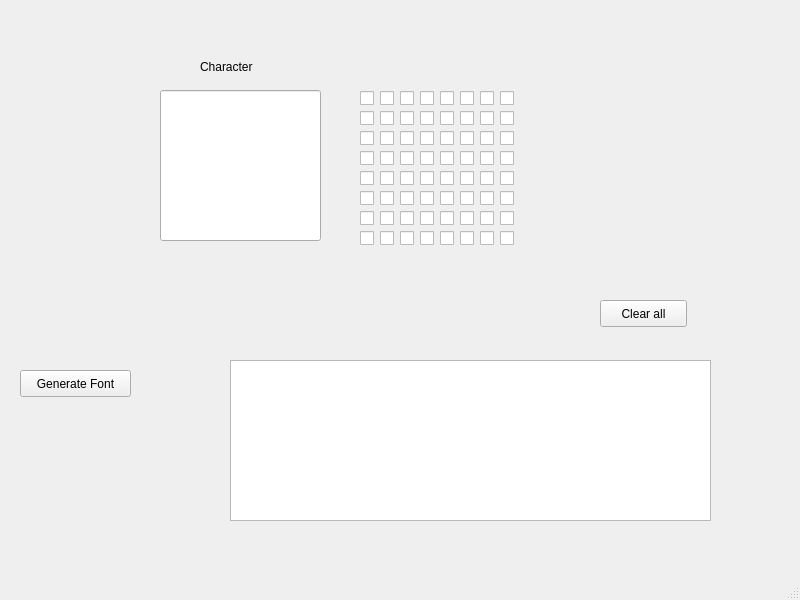
<?xml version="1.0" encoding="UTF-8"?>
<ui version="4.0">
 <class>MainWindow</class>
 <widget class="QMainWindow" name="MainWindow">
  <property name="geometry">
   <rect>
    <x>0</x>
    <y>0</y>
    <width>800</width>
    <height>600</height>
   </rect>
  </property>
  <property name="windowTitle">
   <string>MainWindow</string>
  </property>
  <widget class="QWidget" name="centralwidget">
   <widget class="QCheckBox" name="pixel_1_1">
    <property name="geometry">
     <rect>
      <x>360</x>
      <y>90</y>
      <width>16</width>
      <height>16</height>
     </rect>
    </property>
   </widget>
   <widget class="QCheckBox" name="pixel_1_2">
    <property name="geometry">
     <rect>
      <x>360</x>
      <y>110</y>
      <width>16</width>
      <height>16</height>
     </rect>
    </property>
   </widget>
   <widget class="QCheckBox" name="pixel_1_3">
    <property name="geometry">
     <rect>
      <x>360</x>
      <y>130</y>
      <width>16</width>
      <height>16</height>
     </rect>
    </property>
   </widget>
   <widget class="QCheckBox" name="pixel_1_4">
    <property name="geometry">
     <rect>
      <x>360</x>
      <y>150</y>
      <width>16</width>
      <height>16</height>
     </rect>
    </property>
   </widget>
   <widget class="QCheckBox" name="pixel_1_5">
    <property name="geometry">
     <rect>
      <x>360</x>
      <y>170</y>
      <width>16</width>
      <height>16</height>
     </rect>
    </property>
   </widget>
   <widget class="QCheckBox" name="pixel_1_6">
    <property name="geometry">
     <rect>
      <x>360</x>
      <y>190</y>
      <width>16</width>
      <height>16</height>
     </rect>
    </property>
   </widget>
   <widget class="QCheckBox" name="pixel_1_7">
    <property name="geometry">
     <rect>
      <x>360</x>
      <y>210</y>
      <width>16</width>
      <height>16</height>
     </rect>
    </property>
   </widget>
   <widget class="QCheckBox" name="pixel_1_8">
    <property name="geometry">
     <rect>
      <x>360</x>
      <y>230</y>
      <width>16</width>
      <height>16</height>
     </rect>
    </property>
   </widget>
   <widget class="QCheckBox" name="pixel_2_1">
    <property name="geometry">
     <rect>
      <x>380</x>
      <y>90</y>
      <width>16</width>
      <height>16</height>
     </rect>
    </property>
   </widget>
   <widget class="QCheckBox" name="pixel_2_2">
    <property name="geometry">
     <rect>
      <x>380</x>
      <y>110</y>
      <width>16</width>
      <height>16</height>
     </rect>
    </property>
   </widget>
   <widget class="QCheckBox" name="pixel_2_3">
    <property name="geometry">
     <rect>
      <x>380</x>
      <y>130</y>
      <width>16</width>
      <height>16</height>
     </rect>
    </property>
   </widget>
   <widget class="QCheckBox" name="pixel_2_4">
    <property name="geometry">
     <rect>
      <x>380</x>
      <y>150</y>
      <width>16</width>
      <height>16</height>
     </rect>
    </property>
   </widget>
   <widget class="QCheckBox" name="pixel_2_5">
    <property name="geometry">
     <rect>
      <x>380</x>
      <y>170</y>
      <width>16</width>
      <height>16</height>
     </rect>
    </property>
   </widget>
   <widget class="QCheckBox" name="pixel_2_6">
    <property name="geometry">
     <rect>
      <x>380</x>
      <y>190</y>
      <width>16</width>
      <height>16</height>
     </rect>
    </property>
   </widget>
   <widget class="QCheckBox" name="pixel_2_7">
    <property name="geometry">
     <rect>
      <x>380</x>
      <y>210</y>
      <width>16</width>
      <height>16</height>
     </rect>
    </property>
   </widget>
   <widget class="QCheckBox" name="pixel_2_8">
    <property name="geometry">
     <rect>
      <x>380</x>
      <y>230</y>
      <width>16</width>
      <height>16</height>
     </rect>
    </property>
   </widget>
   <widget class="QCheckBox" name="pixel_3_1">
    <property name="geometry">
     <rect>
      <x>400</x>
      <y>90</y>
      <width>16</width>
      <height>16</height>
     </rect>
    </property>
   </widget>
   <widget class="QCheckBox" name="pixel_3_2">
    <property name="geometry">
     <rect>
      <x>400</x>
      <y>110</y>
      <width>16</width>
      <height>16</height>
     </rect>
    </property>
   </widget>
   <widget class="QCheckBox" name="pixel_3_3">
    <property name="geometry">
     <rect>
      <x>400</x>
      <y>130</y>
      <width>16</width>
      <height>16</height>
     </rect>
    </property>
   </widget>
   <widget class="QCheckBox" name="pixel_3_4">
    <property name="geometry">
     <rect>
      <x>400</x>
      <y>150</y>
      <width>16</width>
      <height>16</height>
     </rect>
    </property>
   </widget>
   <widget class="QCheckBox" name="pixel_3_5">
    <property name="geometry">
     <rect>
      <x>400</x>
      <y>170</y>
      <width>16</width>
      <height>16</height>
     </rect>
    </property>
   </widget>
   <widget class="QCheckBox" name="pixel_3_6">
    <property name="geometry">
     <rect>
      <x>400</x>
      <y>190</y>
      <width>16</width>
      <height>16</height>
     </rect>
    </property>
   </widget>
   <widget class="QCheckBox" name="pixel_3_7">
    <property name="geometry">
     <rect>
      <x>400</x>
      <y>210</y>
      <width>16</width>
      <height>16</height>
     </rect>
    </property>
   </widget>
   <widget class="QCheckBox" name="pixel_3_8">
    <property name="geometry">
     <rect>
      <x>400</x>
      <y>230</y>
      <width>16</width>
      <height>16</height>
     </rect>
    </property>
   </widget>
   <widget class="QCheckBox" name="pixel_4_1">
    <property name="geometry">
     <rect>
      <x>420</x>
      <y>90</y>
      <width>16</width>
      <height>16</height>
     </rect>
    </property>
   </widget>
   <widget class="QCheckBox" name="pixel_4_2">
    <property name="geometry">
     <rect>
      <x>420</x>
      <y>110</y>
      <width>16</width>
      <height>16</height>
     </rect>
    </property>
   </widget>
   <widget class="QCheckBox" name="pixel_4_3">
    <property name="geometry">
     <rect>
      <x>420</x>
      <y>130</y>
      <width>16</width>
      <height>16</height>
     </rect>
    </property>
   </widget>
   <widget class="QCheckBox" name="pixel_4_4">
    <property name="geometry">
     <rect>
      <x>420</x>
      <y>150</y>
      <width>16</width>
      <height>16</height>
     </rect>
    </property>
   </widget>
   <widget class="QCheckBox" name="pixel_4_5">
    <property name="geometry">
     <rect>
      <x>420</x>
      <y>170</y>
      <width>16</width>
      <height>16</height>
     </rect>
    </property>
   </widget>
   <widget class="QCheckBox" name="pixel_4_6">
    <property name="geometry">
     <rect>
      <x>420</x>
      <y>190</y>
      <width>16</width>
      <height>16</height>
     </rect>
    </property>
   </widget>
   <widget class="QCheckBox" name="pixel_4_7">
    <property name="geometry">
     <rect>
      <x>420</x>
      <y>210</y>
      <width>16</width>
      <height>16</height>
     </rect>
    </property>
   </widget>
   <widget class="QCheckBox" name="pixel_4_8">
    <property name="geometry">
     <rect>
      <x>420</x>
      <y>230</y>
      <width>16</width>
      <height>16</height>
     </rect>
    </property>
   </widget>
   <widget class="QCheckBox" name="pixel_5_1">
    <property name="geometry">
     <rect>
      <x>440</x>
      <y>90</y>
      <width>16</width>
      <height>16</height>
     </rect>
    </property>
   </widget>
   <widget class="QCheckBox" name="pixel_5_2">
    <property name="geometry">
     <rect>
      <x>440</x>
      <y>110</y>
      <width>16</width>
      <height>16</height>
     </rect>
    </property>
   </widget>
   <widget class="QCheckBox" name="pixel_5_3">
    <property name="geometry">
     <rect>
      <x>440</x>
      <y>130</y>
      <width>16</width>
      <height>16</height>
     </rect>
    </property>
   </widget>
   <widget class="QCheckBox" name="pixel_5_4">
    <property name="geometry">
     <rect>
      <x>440</x>
      <y>150</y>
      <width>16</width>
      <height>16</height>
     </rect>
    </property>
   </widget>
   <widget class="QCheckBox" name="pixel_5_5">
    <property name="geometry">
     <rect>
      <x>440</x>
      <y>170</y>
      <width>16</width>
      <height>16</height>
     </rect>
    </property>
   </widget>
   <widget class="QCheckBox" name="pixel_5_6">
    <property name="geometry">
     <rect>
      <x>440</x>
      <y>190</y>
      <width>16</width>
      <height>16</height>
     </rect>
    </property>
   </widget>
   <widget class="QCheckBox" name="pixel_5_7">
    <property name="geometry">
     <rect>
      <x>440</x>
      <y>210</y>
      <width>16</width>
      <height>16</height>
     </rect>
    </property>
   </widget>
   <widget class="QCheckBox" name="pixel_5_8">
    <property name="geometry">
     <rect>
      <x>440</x>
      <y>230</y>
      <width>16</width>
      <height>16</height>
     </rect>
    </property>
   </widget>
   <widget class="QCheckBox" name="pixel_6_1">
    <property name="geometry">
     <rect>
      <x>460</x>
      <y>90</y>
      <width>16</width>
      <height>16</height>
     </rect>
    </property>
   </widget>
   <widget class="QCheckBox" name="pixel_6_2">
    <property name="geometry">
     <rect>
      <x>460</x>
      <y>110</y>
      <width>16</width>
      <height>16</height>
     </rect>
    </property>
   </widget>
   <widget class="QCheckBox" name="pixel_6_3">
    <property name="geometry">
     <rect>
      <x>460</x>
      <y>130</y>
      <width>16</width>
      <height>16</height>
     </rect>
    </property>
   </widget>
   <widget class="QCheckBox" name="pixel_6_4">
    <property name="geometry">
     <rect>
      <x>460</x>
      <y>150</y>
      <width>16</width>
      <height>16</height>
     </rect>
    </property>
   </widget>
   <widget class="QCheckBox" name="pixel_6_5">
    <property name="geometry">
     <rect>
      <x>460</x>
      <y>170</y>
      <width>16</width>
      <height>16</height>
     </rect>
    </property>
   </widget>
   <widget class="QCheckBox" name="pixel_6_6">
    <property name="geometry">
     <rect>
      <x>460</x>
      <y>190</y>
      <width>16</width>
      <height>16</height>
     </rect>
    </property>
   </widget>
   <widget class="QCheckBox" name="pixel_6_7">
    <property name="geometry">
     <rect>
      <x>460</x>
      <y>210</y>
      <width>16</width>
      <height>16</height>
     </rect>
    </property>
   </widget>
   <widget class="QCheckBox" name="pixel_6_8">
    <property name="geometry">
     <rect>
      <x>460</x>
      <y>230</y>
      <width>16</width>
      <height>16</height>
     </rect>
    </property>
   </widget>
   <widget class="QCheckBox" name="pixel_7_1">
    <property name="geometry">
     <rect>
      <x>480</x>
      <y>90</y>
      <width>16</width>
      <height>16</height>
     </rect>
    </property>
   </widget>
   <widget class="QCheckBox" name="pixel_7_2">
    <property name="geometry">
     <rect>
      <x>480</x>
      <y>110</y>
      <width>16</width>
      <height>16</height>
     </rect>
    </property>
   </widget>
   <widget class="QCheckBox" name="pixel_7_3">
    <property name="geometry">
     <rect>
      <x>480</x>
      <y>130</y>
      <width>16</width>
      <height>16</height>
     </rect>
    </property>
   </widget>
   <widget class="QCheckBox" name="pixel_7_4">
    <property name="geometry">
     <rect>
      <x>480</x>
      <y>150</y>
      <width>16</width>
      <height>16</height>
     </rect>
    </property>
   </widget>
   <widget class="QCheckBox" name="pixel_7_5">
    <property name="geometry">
     <rect>
      <x>480</x>
      <y>170</y>
      <width>16</width>
      <height>16</height>
     </rect>
    </property>
   </widget>
   <widget class="QCheckBox" name="pixel_7_6">
    <property name="geometry">
     <rect>
      <x>480</x>
      <y>190</y>
      <width>16</width>
      <height>16</height>
     </rect>
    </property>
   </widget>
   <widget class="QCheckBox" name="pixel_7_7">
    <property name="geometry">
     <rect>
      <x>480</x>
      <y>210</y>
      <width>16</width>
      <height>16</height>
     </rect>
    </property>
   </widget>
   <widget class="QCheckBox" name="pixel_7_8">
    <property name="geometry">
     <rect>
      <x>480</x>
      <y>230</y>
      <width>16</width>
      <height>16</height>
     </rect>
    </property>
   </widget>
   <widget class="QCheckBox" name="pixel_8_1">
    <property name="geometry">
     <rect>
      <x>500</x>
      <y>90</y>
      <width>16</width>
      <height>16</height>
     </rect>
    </property>
   </widget>
   <widget class="QCheckBox" name="pixel_8_2">
    <property name="geometry">
     <rect>
      <x>500</x>
      <y>110</y>
      <width>16</width>
      <height>16</height>
     </rect>
    </property>
   </widget>
   <widget class="QCheckBox" name="pixel_8_3">
    <property name="geometry">
     <rect>
      <x>500</x>
      <y>130</y>
      <width>16</width>
      <height>16</height>
     </rect>
    </property>
   </widget>
   <widget class="QCheckBox" name="pixel_8_4">
    <property name="geometry">
     <rect>
      <x>500</x>
      <y>150</y>
      <width>16</width>
      <height>16</height>
     </rect>
    </property>
   </widget>
   <widget class="QCheckBox" name="pixel_8_5">
    <property name="geometry">
     <rect>
      <x>500</x>
      <y>170</y>
      <width>16</width>
      <height>16</height>
     </rect>
    </property>
   </widget>
   <widget class="QCheckBox" name="pixel_8_6">
    <property name="geometry">
     <rect>
      <x>500</x>
      <y>190</y>
      <width>16</width>
      <height>16</height>
     </rect>
    </property>
   </widget>
   <widget class="QCheckBox" name="pixel_8_7">
    <property name="geometry">
     <rect>
      <x>500</x>
      <y>210</y>
      <width>16</width>
      <height>16</height>
     </rect>
    </property>
   </widget>
   <widget class="QCheckBox" name="pixel_8_8">
    <property name="geometry">
     <rect>
      <x>500</x>
      <y>230</y>
      <width>16</width>
      <height>16</height>
     </rect>
    </property>
   </widget>
   <widget class="KLed" name="led_1_1">
    <property name="geometry">
     <rect>
      <x>550</x>
      <y>90</y>
      <width>16</width>
      <height>16</height>
     </rect>
    </property>
   </widget>
   <widget class="KLed" name="led_1_2">
    <property name="geometry">
     <rect>
      <x>550</x>
      <y>110</y>
      <width>16</width>
      <height>16</height>
     </rect>
    </property>
   </widget>
   <widget class="KLed" name="led_1_3">
    <property name="geometry">
     <rect>
      <x>550</x>
      <y>130</y>
      <width>16</width>
      <height>16</height>
     </rect>
    </property>
   </widget>
   <widget class="KLed" name="led_1_4">
    <property name="geometry">
     <rect>
      <x>550</x>
      <y>150</y>
      <width>16</width>
      <height>16</height>
     </rect>
    </property>
   </widget>
   <widget class="KLed" name="led_1_5">
    <property name="geometry">
     <rect>
      <x>550</x>
      <y>170</y>
      <width>16</width>
      <height>16</height>
     </rect>
    </property>
   </widget>
   <widget class="KLed" name="led_1_6">
    <property name="geometry">
     <rect>
      <x>550</x>
      <y>190</y>
      <width>16</width>
      <height>16</height>
     </rect>
    </property>
   </widget>
   <widget class="KLed" name="led_1_7">
    <property name="geometry">
     <rect>
      <x>550</x>
      <y>210</y>
      <width>16</width>
      <height>16</height>
     </rect>
    </property>
   </widget>
   <widget class="KLed" name="led_1_8">
    <property name="geometry">
     <rect>
      <x>550</x>
      <y>230</y>
      <width>16</width>
      <height>16</height>
     </rect>
    </property>
   </widget>
   <widget class="KLed" name="led_2_1">
    <property name="geometry">
     <rect>
      <x>570</x>
      <y>90</y>
      <width>16</width>
      <height>16</height>
     </rect>
    </property>
   </widget>
   <widget class="KLed" name="led_2_2">
    <property name="geometry">
     <rect>
      <x>570</x>
      <y>110</y>
      <width>16</width>
      <height>16</height>
     </rect>
    </property>
   </widget>
   <widget class="KLed" name="led_2_3">
    <property name="geometry">
     <rect>
      <x>570</x>
      <y>130</y>
      <width>16</width>
      <height>16</height>
     </rect>
    </property>
   </widget>
   <widget class="KLed" name="led_2_4">
    <property name="geometry">
     <rect>
      <x>570</x>
      <y>150</y>
      <width>16</width>
      <height>16</height>
     </rect>
    </property>
   </widget>
   <widget class="KLed" name="led_2_5">
    <property name="geometry">
     <rect>
      <x>570</x>
      <y>170</y>
      <width>16</width>
      <height>16</height>
     </rect>
    </property>
   </widget>
   <widget class="KLed" name="led_2_6">
    <property name="geometry">
     <rect>
      <x>570</x>
      <y>190</y>
      <width>16</width>
      <height>16</height>
     </rect>
    </property>
   </widget>
   <widget class="KLed" name="led_2_7">
    <property name="geometry">
     <rect>
      <x>570</x>
      <y>210</y>
      <width>16</width>
      <height>16</height>
     </rect>
    </property>
   </widget>
   <widget class="KLed" name="led_2_8">
    <property name="geometry">
     <rect>
      <x>570</x>
      <y>230</y>
      <width>16</width>
      <height>16</height>
     </rect>
    </property>
   </widget>
   <widget class="KLed" name="led_3_1">
    <property name="geometry">
     <rect>
      <x>590</x>
      <y>90</y>
      <width>16</width>
      <height>16</height>
     </rect>
    </property>
   </widget>
   <widget class="KLed" name="led_3_2">
    <property name="geometry">
     <rect>
      <x>590</x>
      <y>110</y>
      <width>16</width>
      <height>16</height>
     </rect>
    </property>
   </widget>
   <widget class="KLed" name="led_3_3">
    <property name="geometry">
     <rect>
      <x>590</x>
      <y>130</y>
      <width>16</width>
      <height>16</height>
     </rect>
    </property>
   </widget>
   <widget class="KLed" name="led_3_4">
    <property name="geometry">
     <rect>
      <x>590</x>
      <y>150</y>
      <width>16</width>
      <height>16</height>
     </rect>
    </property>
   </widget>
   <widget class="KLed" name="led_3_5">
    <property name="geometry">
     <rect>
      <x>590</x>
      <y>170</y>
      <width>16</width>
      <height>16</height>
     </rect>
    </property>
   </widget>
   <widget class="KLed" name="led_3_6">
    <property name="geometry">
     <rect>
      <x>590</x>
      <y>190</y>
      <width>16</width>
      <height>16</height>
     </rect>
    </property>
   </widget>
   <widget class="KLed" name="led_3_7">
    <property name="geometry">
     <rect>
      <x>590</x>
      <y>210</y>
      <width>16</width>
      <height>16</height>
     </rect>
    </property>
   </widget>
   <widget class="KLed" name="led_3_8">
    <property name="geometry">
     <rect>
      <x>590</x>
      <y>230</y>
      <width>16</width>
      <height>16</height>
     </rect>
    </property>
   </widget>
   <widget class="KLed" name="led_4_1">
    <property name="geometry">
     <rect>
      <x>610</x>
      <y>90</y>
      <width>16</width>
      <height>16</height>
     </rect>
    </property>
   </widget>
   <widget class="KLed" name="led_4_2">
    <property name="geometry">
     <rect>
      <x>610</x>
      <y>110</y>
      <width>16</width>
      <height>16</height>
     </rect>
    </property>
   </widget>
   <widget class="KLed" name="led_4_3">
    <property name="geometry">
     <rect>
      <x>610</x>
      <y>130</y>
      <width>16</width>
      <height>16</height>
     </rect>
    </property>
   </widget>
   <widget class="KLed" name="led_4_4">
    <property name="geometry">
     <rect>
      <x>610</x>
      <y>150</y>
      <width>16</width>
      <height>16</height>
     </rect>
    </property>
   </widget>
   <widget class="KLed" name="led_4_5">
    <property name="geometry">
     <rect>
      <x>610</x>
      <y>170</y>
      <width>16</width>
      <height>16</height>
     </rect>
    </property>
   </widget>
   <widget class="KLed" name="led_4_6">
    <property name="geometry">
     <rect>
      <x>610</x>
      <y>190</y>
      <width>16</width>
      <height>16</height>
     </rect>
    </property>
   </widget>
   <widget class="KLed" name="led_4_7">
    <property name="geometry">
     <rect>
      <x>610</x>
      <y>210</y>
      <width>16</width>
      <height>16</height>
     </rect>
    </property>
   </widget>
   <widget class="KLed" name="led_4_8">
    <property name="geometry">
     <rect>
      <x>610</x>
      <y>230</y>
      <width>16</width>
      <height>16</height>
     </rect>
    </property>
   </widget>
   <widget class="KLed" name="led_5_1">
    <property name="geometry">
     <rect>
      <x>630</x>
      <y>90</y>
      <width>16</width>
      <height>16</height>
     </rect>
    </property>
   </widget>
   <widget class="KLed" name="led_5_2">
    <property name="geometry">
     <rect>
      <x>630</x>
      <y>110</y>
      <width>16</width>
      <height>16</height>
     </rect>
    </property>
   </widget>
   <widget class="KLed" name="led_5_3">
    <property name="geometry">
     <rect>
      <x>630</x>
      <y>130</y>
      <width>16</width>
      <height>16</height>
     </rect>
    </property>
   </widget>
   <widget class="KLed" name="led_5_4">
    <property name="geometry">
     <rect>
      <x>630</x>
      <y>150</y>
      <width>16</width>
      <height>16</height>
     </rect>
    </property>
   </widget>
   <widget class="KLed" name="led_5_5">
    <property name="geometry">
     <rect>
      <x>630</x>
      <y>170</y>
      <width>16</width>
      <height>16</height>
     </rect>
    </property>
   </widget>
   <widget class="KLed" name="led_5_6">
    <property name="geometry">
     <rect>
      <x>630</x>
      <y>190</y>
      <width>16</width>
      <height>16</height>
     </rect>
    </property>
   </widget>
   <widget class="KLed" name="led_5_7">
    <property name="geometry">
     <rect>
      <x>630</x>
      <y>210</y>
      <width>16</width>
      <height>16</height>
     </rect>
    </property>
   </widget>
   <widget class="KLed" name="led_5_8">
    <property name="geometry">
     <rect>
      <x>630</x>
      <y>230</y>
      <width>16</width>
      <height>16</height>
     </rect>
    </property>
   </widget>
   <widget class="KLed" name="led_6_1">
    <property name="geometry">
     <rect>
      <x>650</x>
      <y>90</y>
      <width>16</width>
      <height>16</height>
     </rect>
    </property>
   </widget>
   <widget class="KLed" name="led_6_2">
    <property name="geometry">
     <rect>
      <x>650</x>
      <y>110</y>
      <width>16</width>
      <height>16</height>
     </rect>
    </property>
   </widget>
   <widget class="KLed" name="led_6_3">
    <property name="geometry">
     <rect>
      <x>650</x>
      <y>130</y>
      <width>16</width>
      <height>16</height>
     </rect>
    </property>
   </widget>
   <widget class="KLed" name="led_6_4">
    <property name="geometry">
     <rect>
      <x>650</x>
      <y>150</y>
      <width>16</width>
      <height>16</height>
     </rect>
    </property>
   </widget>
   <widget class="KLed" name="led_6_5">
    <property name="geometry">
     <rect>
      <x>650</x>
      <y>170</y>
      <width>16</width>
      <height>16</height>
     </rect>
    </property>
   </widget>
   <widget class="KLed" name="led_6_6">
    <property name="geometry">
     <rect>
      <x>650</x>
      <y>190</y>
      <width>16</width>
      <height>16</height>
     </rect>
    </property>
   </widget>
   <widget class="KLed" name="led_6_7">
    <property name="geometry">
     <rect>
      <x>650</x>
      <y>210</y>
      <width>16</width>
      <height>16</height>
     </rect>
    </property>
   </widget>
   <widget class="KLed" name="led_6_8">
    <property name="geometry">
     <rect>
      <x>650</x>
      <y>230</y>
      <width>16</width>
      <height>16</height>
     </rect>
    </property>
   </widget>
   <widget class="KLed" name="led_7_1">
    <property name="geometry">
     <rect>
      <x>670</x>
      <y>90</y>
      <width>16</width>
      <height>16</height>
     </rect>
    </property>
   </widget>
   <widget class="KLed" name="led_7_2">
    <property name="geometry">
     <rect>
      <x>670</x>
      <y>110</y>
      <width>16</width>
      <height>16</height>
     </rect>
    </property>
   </widget>
   <widget class="KLed" name="led_7_3">
    <property name="geometry">
     <rect>
      <x>670</x>
      <y>130</y>
      <width>16</width>
      <height>16</height>
     </rect>
    </property>
   </widget>
   <widget class="KLed" name="led_7_4">
    <property name="geometry">
     <rect>
      <x>670</x>
      <y>150</y>
      <width>16</width>
      <height>16</height>
     </rect>
    </property>
   </widget>
   <widget class="KLed" name="led_7_5">
    <property name="geometry">
     <rect>
      <x>670</x>
      <y>170</y>
      <width>16</width>
      <height>16</height>
     </rect>
    </property>
   </widget>
   <widget class="KLed" name="led_7_6">
    <property name="geometry">
     <rect>
      <x>670</x>
      <y>190</y>
      <width>16</width>
      <height>16</height>
     </rect>
    </property>
   </widget>
   <widget class="KLed" name="led_7_7">
    <property name="geometry">
     <rect>
      <x>670</x>
      <y>210</y>
      <width>16</width>
      <height>16</height>
     </rect>
    </property>
   </widget>
   <widget class="KLed" name="led_7_8">
    <property name="geometry">
     <rect>
      <x>670</x>
      <y>230</y>
      <width>16</width>
      <height>16</height>
     </rect>
    </property>
   </widget>
   <widget class="KLed" name="led_8_1">
    <property name="geometry">
     <rect>
      <x>690</x>
      <y>90</y>
      <width>16</width>
      <height>16</height>
     </rect>
    </property>
   </widget>
   <widget class="KLed" name="led_8_2">
    <property name="geometry">
     <rect>
      <x>690</x>
      <y>110</y>
      <width>16</width>
      <height>16</height>
     </rect>
    </property>
   </widget>
   <widget class="KLed" name="led_8_3">
    <property name="geometry">
     <rect>
      <x>690</x>
      <y>130</y>
      <width>16</width>
      <height>16</height>
     </rect>
    </property>
   </widget>
   <widget class="KLed" name="led_8_4">
    <property name="geometry">
     <rect>
      <x>690</x>
      <y>150</y>
      <width>16</width>
      <height>16</height>
     </rect>
    </property>
   </widget>
   <widget class="KLed" name="led_8_5">
    <property name="geometry">
     <rect>
      <x>690</x>
      <y>170</y>
      <width>16</width>
      <height>16</height>
     </rect>
    </property>
   </widget>
   <widget class="KLed" name="led_8_6">
    <property name="geometry">
     <rect>
      <x>690</x>
      <y>190</y>
      <width>16</width>
      <height>16</height>
     </rect>
    </property>
   </widget>
   <widget class="KLed" name="led_8_7">
    <property name="geometry">
     <rect>
      <x>690</x>
      <y>210</y>
      <width>16</width>
      <height>16</height>
     </rect>
    </property>
   </widget>
   <widget class="KLed" name="led_8_8">
    <property name="geometry">
     <rect>
      <x>690</x>
      <y>230</y>
      <width>16</width>
      <height>16</height>
     </rect>
    </property>
   </widget>
   <widget class="QPushButton" name="generate_font">
    <property name="geometry">
     <rect>
      <x>20</x>
      <y>370</y>
      <width>111</width>
      <height>27</height>
     </rect>
    </property>
    <property name="text">
     <string>Generate Font</string>
    </property>
   </widget>
   <widget class="QPlainTextEdit" name="font_output">
    <property name="geometry">
     <rect>
      <x>230</x>
      <y>360</y>
      <width>481</width>
      <height>161</height>
     </rect>
    </property>
   </widget>
   <widget class="QLineEdit" name="char_input">
    <property name="geometry">
     <rect>
      <x>160</x>
      <y>90</y>
      <width>161</width>
      <height>151</height>
     </rect>
    </property>
    <property name="font">
     <font>
      <family>Arial</family>
      <pointsize>72</pointsize>
     </font>
    </property>
   </widget>
   <widget class="QLabel" name="label">
    <property name="geometry">
     <rect>
      <x>200</x>
      <y>60</y>
      <width>58</width>
      <height>14</height>
     </rect>
    </property>
    <property name="text">
     <string>Character</string>
    </property>
   </widget>
   <widget class="QPushButton" name="clear_all">
    <property name="geometry">
     <rect>
      <x>600</x>
      <y>300</y>
      <width>87</width>
      <height>27</height>
     </rect>
    </property>
    <property name="text">
     <string>Clear all</string>
    </property>
   </widget>
  </widget>
  <widget class="QMenuBar" name="menubar">
   <property name="geometry">
    <rect>
     <x>0</x>
     <y>0</y>
     <width>800</width>
     <height>24</height>
    </rect>
   </property>
  </widget>
  <widget class="QStatusBar" name="statusbar"/>
 </widget>
 <customwidgets>
  <customwidget>
   <class>KLed</class>
   <extends>QWidget</extends>
   <header>kled.h</header>
  </customwidget>
 </customwidgets>
 <resources/>
 <connections/>
</ui>
